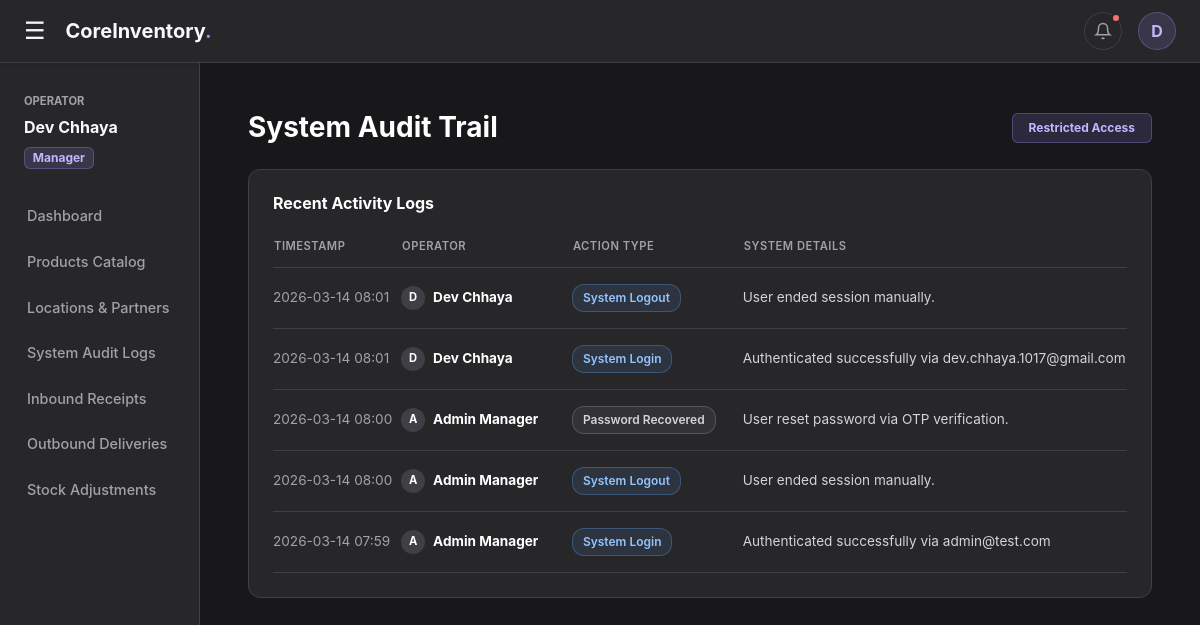
The page /audit (signed in) on the database as committed earlier.
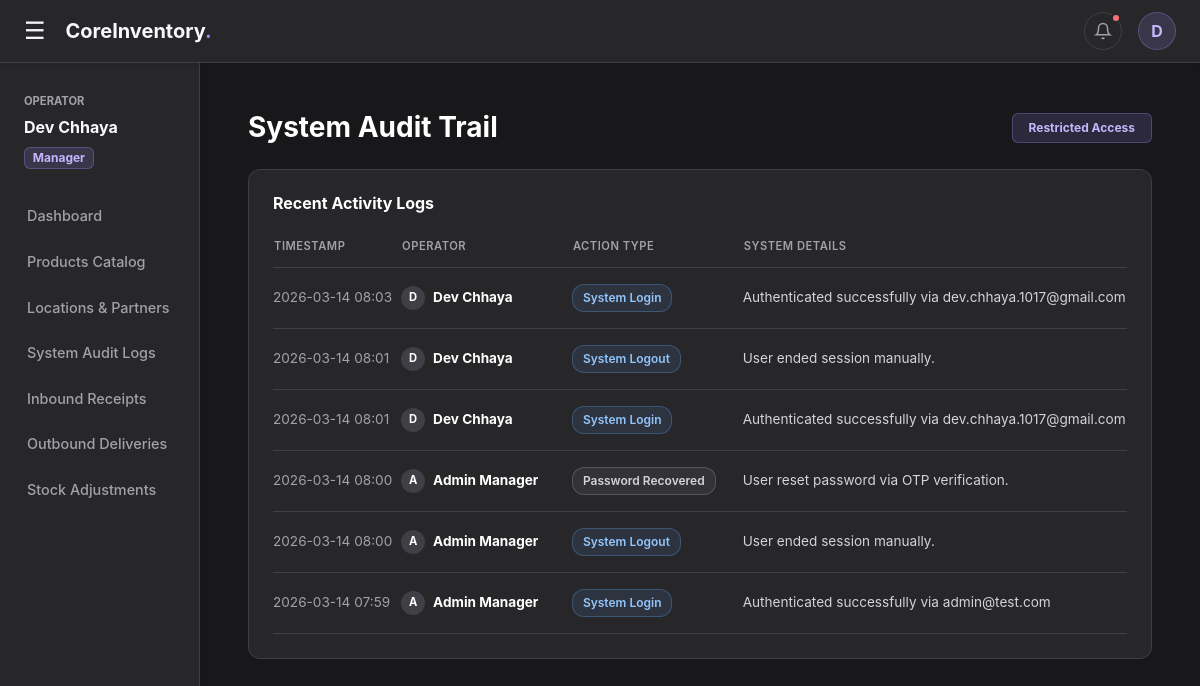
The same page on the database as committed later.
### app.py (models this page shows)
class User(db.Model):
    __tablename__ = 'users'
    id = db.Column(db.Integer, primary_key=True)
    username = db.Column(db.String(50), unique=True, nullable=False)
    email = db.Column(db.String(100), unique=True, nullable=False)
    password_hash = db.Column(db.String(255), nullable=False)
    role = db.Column(db.String(20), nullable=False, default='Manager')
    address = db.Column(db.Text, nullable=True)
    preferred_payment = db.Column(db.String(20), nullable=True, default='UPI')
    reset_otp = db.Column(db.String(6), nullable=True)
    otp_expiry = db.Column(db.DateTime, nullable=True)

class AuditLog(db.Model):
    __tablename__ = 'audit_logs'
    id = db.Column(db.Integer, primary_key=True)
    user_id = db.Column(db.Integer, db.ForeignKey('users.id'))
    action = db.Column(db.String(100), nullable=False)
    details = db.Column(db.Text, nullable=True)
    timestamp = db.Column(db.DateTime, default=datetime.utcnow)
    user = db.relationship('User', backref='logs')

### app.py (the view)
@app.route('/audit')
@login_required
@role_required('Manager')
def audit_logs():
    logs = AuditLog.query.order_by(AuditLog.timestamp.desc()).limit(100).all()
    return render_template('audit.html', logs=logs)

### app.py (called while the page is built)
@app.context_processor
def inject_global_data():
    if 'user_id' in session:
        nav_pending = InventoryOperation.query.filter(InventoryOperation.status != 'Done').order_by(InventoryOperation.created_at.desc()).limit(4).all()
        nav_completed = InventoryOperation.query.filter_by(status='Done').order_by(InventoryOperation.created_at.desc()).limit(4).all()
        return dict(nav_pending=nav_pending, nav_completed=nav_completed)
    return dict()

def login_required(f):
    @wraps(f)
    def decorated_function(*args, **kwargs):
        if 'user_id' not in session: return redirect(url_for('login'))
        user = User.query.get(session['user_id'])
        if not user:
            session.clear()
            return redirect(url_for('login'))
        return f(*args, **kwargs)
    return decorated_function

def role_required(allowed_role):
    def decorator(f):
        @wraps(f)
        def decorated_function(*args, **kwargs):
            if session.get('user_role') != allowed_role:
                flash(f'Access Denied: Requires {allowed_role} clearance.', 'danger')
                return redirect(url_for('dashboard'))
            return f(*args, **kwargs)
        return decorated_function
    return decorator

### templates/audit.html (shortened to what this page needs)
{% extends "base.html" %}
{% block content %}
<div class="d-flex justify-content-between align-items-center mb-4">
    <h1 class="h3 text-white fw-bold mb-0">System Audit Trail</h1>
    <span class="badge" style="background: rgba(167, 139, 250, 0.15); color: #C4B5FD; border: 1px solid rgba(167, 139, 250, 0.3); padding: 8px 16px;">Restricted Access</span>
</div>
<div class="panel-card">
    <h6 class="text-white fw-bold mb-4">Recent Activity Logs</h6>
    <div class="table-responsive">
        <table class="custom-table">
            <thead>
                <tr>
                    <th width="15%">Timestamp</th>
                    <th width="20%">Operator</th>
                    <th width="20%">Action Type</th>
                    <th width="45%">System Details</th>
                </tr>
            </thead>
            <tbody>
                {% for log in logs %}
                <tr>
                    <td style="color: #A1A1AA;">{{ log.timestamp.strftime('%Y-%m-%d %H:%M') }}</td>
                    <td class="fw-bold text-white">
                        <div class="d-flex align-items-center">
                            <div style="width: 24px; height: 24px; border-radius: 50%; background: #3F3F46; color: white; display: flex; align-items: center; justify-content: center; font-size: 0.7rem; margin-right: 8px;">
                                {{ log.user.username[0] | upper }}
                            </div>
                            {{ log.user.username }}
                        </div>
                    </td>
                    <td>
                        {% if 'Login' in log.action or 'Logout' in log.action %}
                            <span class="tag tag-login">{{ log.action }}</span>
                        {% elif 'Product' in log.action %}
                            <span class="tag tag-product">{{ log.action }}</span>
                        {% elif 'Receipt' in log.action %}
                            <span class="tag tag-receipt">{{ log.action }}</span>
                        {% elif 'Delivery' in log.action %}
                            <span class="tag tag-delivery">{{ log.action }}</span>
                        {% elif 'Adjust' in log.action %}
                            <span class="tag tag-adjust">{{ log.action }}</span>
                        {% else %}
                            <span class="tag tag-general">{{ log.action }}</span>
                        {% endif %}
                    </td>
                    <td style="color: #D4D4D8;">{{ log.details }}</td>
                </tr>
                {% else %}
                <tr>
                    <td colspan="4" class="text-center text-muted py-5">No logs recorded yet.</td>
                </tr>
                {% endfor %}
            </tbody>
        </table>
    </div>
</div>
{% endblock %}

### templates/base.html (shortened to what this page needs)
<!DOCTYPE html>
<html lang="en">
<head>
    <link href="https://cdn.jsdelivr.net/npm/bootstrap@5.3.0/dist/css/bootstrap.min.css" rel="stylesheet">
</head>
<body>
    <div class="top-navbar sticky-top shadow-sm">
        <div class="d-flex align-items-center">
            <button class="burger-icon" id="sidebarToggle">&#9776;</button>
            <h5 class="mb-0 fw-bold text-light">CoreInventory<span style="color: var(--accent-light)">.</span></h5>
        </div>
        <div class="d-flex align-items-center">
            <div class="dropdown me-3">
                <button class="nav-icon-btn" type="button" data-bs-toggle="dropdown" aria-expanded="false">
                    <svg width="18" height="18" viewBox="0 0 24 24" fill="none" stroke="currentColor" stroke-width="2"><path d="M18 8A6 6 0 0 0 6 8c0 7-3 9-3 9h18s-3-2-3-9"></path><path d="M13.73 21a2 2 0 0 1-3.46 0"></path></svg>
                    {% if nav_pending|length > 0 %}
                        <span class="notification-dot"></span>
                    {% endif %}
                </button>
            </div>
            <div class="dropdown">
                <button class="profile-btn" type="button" data-bs-toggle="dropdown" aria-expanded="false">
                    {{ session.get('user_name', 'U')[0] | upper }}
                </button>
            </div>
        </div>
    </div>
    <div class="container-fluid position-relative">
        <div class="row flex-nowrap">
            <nav id="sidebar" class="col-auto col-md-3 col-lg-2 px-0 sidebar-menu shadow-sm">
                <div class="px-4 mb-4">
                    <small class="text-uppercase fw-bold" style="color: var(--text-muted); font-size: 0.7rem;">Operator</small>
                    <div class="text-light mt-1 fw-bold">{{ session.get('user_name', 'System User') }}</div>
                    <span class="badge mt-2" style="background: rgba(167, 139, 250, 0.15); color: #C4B5FD; border: 1px solid rgba(167, 139, 250, 0.3);">{{ session.get('user_role', 'Guest') }}</span>
                </div>
                <a href="/dashboard">Dashboard</a>
                {% if session.get('user_role') == 'Manager' %}
                    <a href="/products">Products Catalog</a>
                    <a href="/locations">Locations & Partners</a>
                    <a href="/audit">System Audit Logs</a>
                {% endif %}
                <a href="/receipts">Inbound Receipts</a>
                <a href="/deliveries">Outbound Deliveries</a>
                <a href="/adjustments">Stock Adjustments</a>
            </nav>
            <main class="col px-md-5 py-5">
                {% block content %}{% endblock %}
            </main>
        </div>
    </div>
</body>
</html>

### templates/base.html (style rules this page uses)
:root { --bg-dark: #18181B; --surface-dark: #27272A; --border-dark: #3F3F46; --text-primary: #F4F4F5; --text-muted: #A1A1AA; --accent-light: #A78BFA; }
body { background-color: var(--bg-dark); color: var(--text-primary); overflow-x: hidden; font-family: 'Inter', system-ui, sans-serif; }
.top-navbar { background-color: var(--surface-dark); border-bottom: 1px solid var(--border-dark); padding: 12px 24px; display: flex; align-items: center; justify-content: space-between; }
.burger-icon { font-size: 1.5rem; cursor: pointer; margin-right: 20px; border: none; background: none; color: var(--text-primary); padding: 0; transition: color 0.2s; }
.nav-icon-btn { background: transparent; border: 1px solid var(--border-dark); color: var(--text-muted); border-radius: 50%; width: 38px; height: 38px; display: flex; align-items: center; justify-content: center; transition: all 0.2s; position: relative; }
.notification-dot { position: absolute; top: 0px; right: 0px; width: 10px; height: 10px; background-color: #F87171; border-radius: 50%; border: 2px solid var(--surface-dark); }
.profile-btn { background: rgba(167, 139, 250, 0.15); color: #C4B5FD; border: 1px solid rgba(167, 139, 250, 0.3); border-radius: 50%; width: 38px; height: 38px; font-weight: bold; display: flex; align-items: center; justify-content: center; text-decoration: none; cursor: pointer; }
.sidebar-menu { min-height: calc(100vh - 63px); background-color: var(--surface-dark); border-right: 1px solid var(--border-dark); padding-top: 24px; transition: all 0.2s ease-in-out; }
.sidebar-menu a { color: var(--text-muted); text-decoration: none; padding: 12px 24px; display: block; font-weight: 500; font-size: 0.9rem; transition: all 0.2s; border-left: 3px solid transparent; }

### templates/audit.html (style rules this page uses)
.panel-card { background-color: #27272A; border: 1px solid #3F3F46; border-radius: 12px; padding: 24px; }
.custom-table { width: 100%; color: #F4F4F5; font-size: 0.85rem; }
.custom-table th { color: #A1A1AA; text-transform: uppercase; font-size: 0.7rem; letter-spacing: 0.5px; border-bottom: 1px solid #3F3F46; padding-bottom: 12px; font-weight: 600; }
.custom-table td { padding: 16px 0; border-bottom: 1px solid #3F3F46; vertical-align: middle; }
.tag { padding: 4px 10px; border-radius: 12px; font-size: 0.75rem; font-weight: 600; display: inline-block; }
.tag-login { background: rgba(96, 165, 250, 0.1); border: 1px solid rgba(96, 165, 250, 0.3); color: #93C5FD; }
.tag-general { background: rgba(161, 161, 170, 0.1); border: 1px solid rgba(161, 161, 170, 0.3); color: #D4D4D8; }

Rows that differ between the two databases and show on the page:
added AuditLog: timestamp "2026-03-14 08:03", user "D", user.username "Dev Chhaya", action "System Login", details "Authenticated successfully via dev.chhaya.1017@gmail.com"
